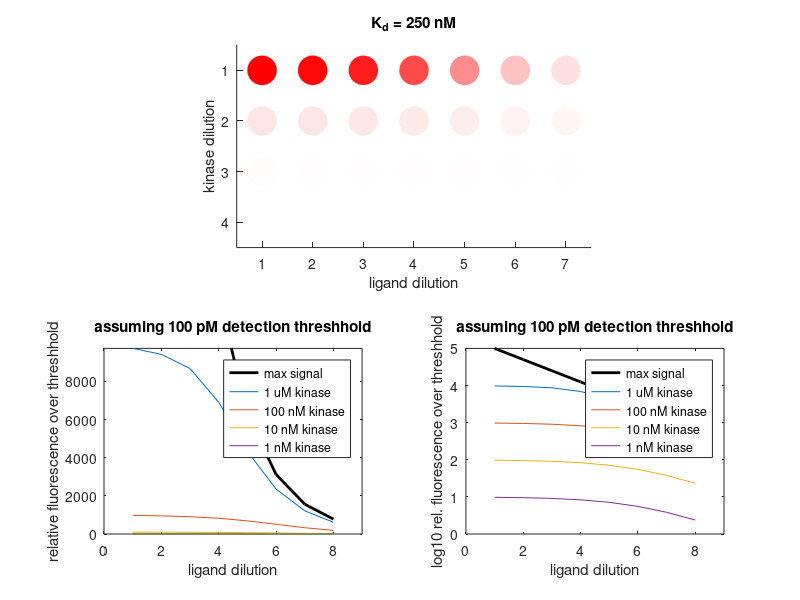

This chart was generated by the following MATLAB code:
% Model of plate-based fluorescence binding assay.

Kd = 1e-6; % 1 uM (worst case)
Kd = 250e-9; % 250 nM
%Kd = 1e-9; % 1 nM

protein_concentrations = 10.^(-[6:10]);
%protein_concentrations = 2.^(-[0:7]);

threshhold = 1e-12 * 100;

dilution_factor = 2;
ndilutions = 7;
ligand_concentrations = 10e-6 * dilution_factor.^(-[0:ndilutions]);
%ligand_concentrations = 2e-6:-1e-7:0;

% Solve for complex concentration given total ligand and macromolecule.
% Kd = P*L / PL
% P + PL = Pt
% L + PL = Lt
% Kd = (Pt - PL)*(Lt - PL) / PL
% PL Kd = Pt Lt - PL Pt - PL Lt + PL^2
% PL^2 - (Pt + Lt + Kd) PL + Pt Lt = 0
% PL = ((Pt + Lt + Kd) +- sqrt((Pt + Lt + Kd)^2 - 4 Pt Lt)) / 2

complex_concentration = @(Pt,Lt) ((Pt + Lt + Kd) - sqrt((Pt + Lt + Kd).^2 - 4*Pt*Lt)) / 2;

nrows = length(protein_concentrations);
ncols = length(ligand_concentrations);

C = zeros(nrows, ncols);
for i = 1:nrows
  for j = 1:ncols
    C(i,j) = complex_concentration(protein_concentrations(i), ligand_concentrations(j));
  end
end

C
imagesc(C);
colorbar;

% Plot assay.
clf;
subplot(2,1,1);
hold on;
Cmax = max(max(C));
npoints = 100;
theta = linspace(0,2*pi,npoints);
r = 0.3;
xc = r.*cos(theta);
yc = r.*sin(theta);
for i = 1:nrows
  for j = 1:ncols
    x0 = j;
    y0 = i;
    color = [1 1 1] - (C(i,j)/Cmax)*[0 1 1];
    h = fill(x0+xc, y0+yc, color);
    set(h, 'edgecolor', [1 1 1]);
  end
end
set(gca,'YDir', 'reverse');
axis equal;
axis([0.5 ncols-0.5 0.5 nrows-0.5]);
set(gca,'XTick', 1:ncols);
set(gca,'YTick', 1:nrows);
xlabel('ligand dilution');
ylabel('kinase dilution');
title('K_d = 250 nM');

subplot(2,2,3);
plot(ligand_concentrations / threshhold, 'k-', 'linewidth', 2);
hold on;
plot(C' / threshhold);
ylabel('relative fluorescence over threshhold');
xlabel('ligand dilution');
axis([0 ncols+1 0 max(max(C / threshhold))]);
legend('max signal', '1 uM kinase', '100 nM kinase', '10 nM kinase', '1 nM kinase');
title('assuming 100 pM detection threshhold');

subplot(2,2,4);
plot(log10(ligand_concentrations / threshhold), 'k-', 'linewidth', 2);
hold on;
plot(log10(C' / threshhold));
ylabel('log10 rel. fluorescence over threshhold');
xlabel('ligand dilution');
axis([0 ncols+1 0 max(max(log10(ligand_concentrations / threshhold)))]);
legend('max signal', '1 uM kinase', '100 nM kinase', '10 nM kinase', '1 nM kinase');
title('assuming 100 pM detection threshhold');

%exportfig(gcf, '250nM.eps', 'width', 10, 'height', 7.5, 'color', 'cmyk');
